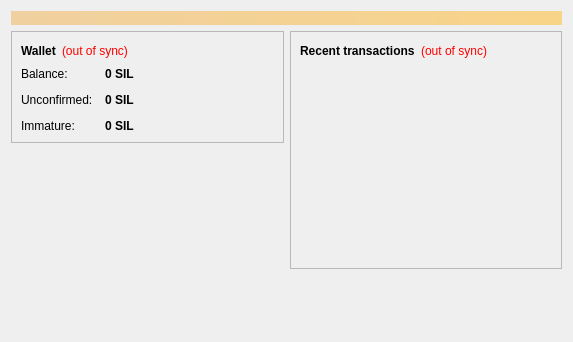
<?xml version="1.0" encoding="UTF-8"?>
<ui version="4.0">
 <class>OverviewPage</class>
 <widget class="QWidget" name="OverviewPage">
  <property name="geometry">
   <rect>
    <x>0</x>
    <y>0</y>
    <width>573</width>
    <height>342</height>
   </rect>
  </property>
  <property name="windowTitle">
   <string>Form</string>
  </property>
  <layout class="QVBoxLayout" name="topLayout">
   <item>
    <widget class="QLabel" name="labelAlerts">
     <property name="visible">
      <bool>false</bool>
     </property>
     <property name="styleSheet">
      <string notr="true">background-color: qlineargradient(x1: 0, y1: 0, x2: 1, y2: 0, stop:0 #F0D0A0, stop:1 #F8D488); color:#000000;</string>
     </property>
     <property name="wordWrap">
      <bool>true</bool>
     </property>
     <property name="margin">
      <number>3</number>
     </property>
    </widget>
   </item>
   <item>
    <layout class="QHBoxLayout" name="horizontalLayout" stretch="1,1">
     <item>
      <layout class="QVBoxLayout" name="verticalLayout_2">
       <item>
        <widget class="QFrame" name="frame">
         <property name="frameShape">
          <enum>QFrame::StyledPanel</enum>
         </property>
         <property name="frameShadow">
          <enum>QFrame::Raised</enum>
         </property>
         <layout class="QVBoxLayout" name="verticalLayout_4">
          <item>
           <layout class="QHBoxLayout" name="horizontalLayout_4">
            <item>
             <widget class="QLabel" name="label_5">
              <property name="font">
               <font>
                <weight>75</weight>
                <bold>true</bold>
               </font>
              </property>
              <property name="text">
               <string>Wallet</string>
              </property>
             </widget>
            </item>
            <item>
             <widget class="QLabel" name="labelWalletStatus">
              <property name="toolTip">
               <string>The displayed information may be out of date. Your wallet automatically synchronizes with the Silkcoin network after a connection is established, but this process has not completed yet.</string>
              </property>
              <property name="styleSheet">
               <string notr="true">QLabel { color: red; }</string>
              </property>
              <property name="text">
               <string notr="true">(out of sync)</string>
              </property>
              <property name="alignment">
               <set>Qt::AlignLeading|Qt::AlignLeft|Qt::AlignVCenter</set>
              </property>
             </widget>
            </item>
            <item>
             <spacer name="horizontalSpacer_2">
              <property name="orientation">
               <enum>Qt::Horizontal</enum>
              </property>
              <property name="sizeHint" stdset="0">
               <size>
                <width>40</width>
                <height>20</height>
               </size>
              </property>
             </spacer>
            </item>
           </layout>
          </item>
          <item>
           <layout class="QFormLayout" name="formLayout_2">
            <property name="fieldGrowthPolicy">
             <enum>QFormLayout::AllNonFixedFieldsGrow</enum>
            </property>
            <property name="horizontalSpacing">
             <number>12</number>
            </property>
            <property name="verticalSpacing">
             <number>12</number>
            </property>
            <item row="0" column="0">
             <widget class="QLabel" name="label">
              <property name="text">
               <string>Balance:</string>
              </property>
             </widget>
            </item>
            <item row="0" column="1">
             <widget class="QLabel" name="labelBalance">
              <property name="font">
               <font>
                <weight>75</weight>
                <bold>true</bold>
               </font>
              </property>
              <property name="cursor">
               <cursorShape>IBeamCursor</cursorShape>
              </property>
              <property name="toolTip">
               <string>Your current balance</string>
              </property>
              <property name="text">
               <string notr="true">0 SIL</string>
              </property>
              <property name="textInteractionFlags">
               <set>Qt::LinksAccessibleByMouse|Qt::TextSelectableByKeyboard|Qt::TextSelectableByMouse</set>
              </property>
             </widget>
            </item>
            <item row="1" column="0">
             <widget class="QLabel" name="label_3">
              <property name="text">
               <string>Unconfirmed:</string>
              </property>
             </widget>
            </item>
            <item row="1" column="1">
             <widget class="QLabel" name="labelUnconfirmed">
              <property name="font">
               <font>
                <weight>75</weight>
                <bold>true</bold>
               </font>
              </property>
              <property name="cursor">
               <cursorShape>IBeamCursor</cursorShape>
              </property>
              <property name="toolTip">
               <string>Total of transactions that have yet to be confirmed, and do not yet count toward the current balance</string>
              </property>
              <property name="text">
               <string notr="true">0 SIL</string>
              </property>
              <property name="textInteractionFlags">
               <set>Qt::LinksAccessibleByMouse|Qt::TextSelectableByKeyboard|Qt::TextSelectableByMouse</set>
              </property>
             </widget>
            </item>
            <item row="2" column="0">
             <widget class="QLabel" name="labelImmatureText">
              <property name="text">
               <string>Immature:</string>
              </property>
             </widget>
            </item>
            <item row="2" column="1">
             <widget class="QLabel" name="labelImmature">
              <property name="font">
               <font>
                <weight>75</weight>
                <bold>true</bold>
               </font>
              </property>
              <property name="toolTip">
               <string>Mined balance that has not yet matured</string>
              </property>
              <property name="text">
               <string notr="true">0 SIL</string>
              </property>
              <property name="textInteractionFlags">
               <set>Qt::LinksAccessibleByMouse|Qt::TextSelectableByKeyboard|Qt::TextSelectableByMouse</set>
              </property>
             </widget>
            </item>
           </layout>
          </item>
         </layout>
        </widget>
       </item>
       <item>
        <spacer name="verticalSpacer">
         <property name="orientation">
          <enum>Qt::Vertical</enum>
         </property>
         <property name="sizeHint" stdset="0">
          <size>
           <width>20</width>
           <height>40</height>
          </size>
         </property>
        </spacer>
       </item>
      </layout>
     </item>
     <item>
      <layout class="QVBoxLayout" name="verticalLayout_3">
       <item>
        <widget class="QFrame" name="frame_2">
         <property name="frameShape">
          <enum>QFrame::StyledPanel</enum>
         </property>
         <property name="frameShadow">
          <enum>QFrame::Raised</enum>
         </property>
         <layout class="QVBoxLayout" name="verticalLayout">
          <item>
           <layout class="QHBoxLayout" name="horizontalLayout_2">
            <item>
             <widget class="QLabel" name="label_4">
              <property name="text">
               <string>&lt;b&gt;Recent transactions&lt;/b&gt;</string>
              </property>
             </widget>
            </item>
            <item>
             <widget class="QLabel" name="labelTransactionsStatus">
              <property name="toolTip">
               <string>The displayed information may be out of date. Your wallet automatically synchronizes with the Silkcoin network after a connection is established, but this process has not completed yet.</string>
              </property>
              <property name="styleSheet">
               <string notr="true">QLabel { color: red; }</string>
              </property>
              <property name="text">
               <string notr="true">(out of sync)</string>
              </property>
              <property name="alignment">
               <set>Qt::AlignRight|Qt::AlignTrailing|Qt::AlignVCenter</set>
              </property>
             </widget>
            </item>
            <item>
             <spacer name="horizontalSpacer">
              <property name="orientation">
               <enum>Qt::Horizontal</enum>
              </property>
              <property name="sizeHint" stdset="0">
               <size>
                <width>40</width>
                <height>20</height>
               </size>
              </property>
             </spacer>
            </item>
           </layout>
          </item>
          <item>
           <widget class="QListView" name="listTransactions">
            <property name="styleSheet">
             <string notr="true">QListView { background: transparent; }</string>
            </property>
            <property name="frameShape">
             <enum>QFrame::NoFrame</enum>
            </property>
            <property name="verticalScrollBarPolicy">
             <enum>Qt::ScrollBarAlwaysOff</enum>
            </property>
            <property name="horizontalScrollBarPolicy">
             <enum>Qt::ScrollBarAlwaysOff</enum>
            </property>
            <property name="selectionMode">
             <enum>QAbstractItemView::NoSelection</enum>
            </property>
           </widget>
          </item>
         </layout>
        </widget>
       </item>
       <item>
        <spacer name="verticalSpacer_2">
         <property name="orientation">
          <enum>Qt::Vertical</enum>
         </property>
         <property name="sizeHint" stdset="0">
          <size>
           <width>20</width>
           <height>40</height>
          </size>
         </property>
        </spacer>
       </item>
      </layout>
     </item>
    </layout>
   </item>
  </layout>
 </widget>
 <resources/>
 <connections/>
</ui>
